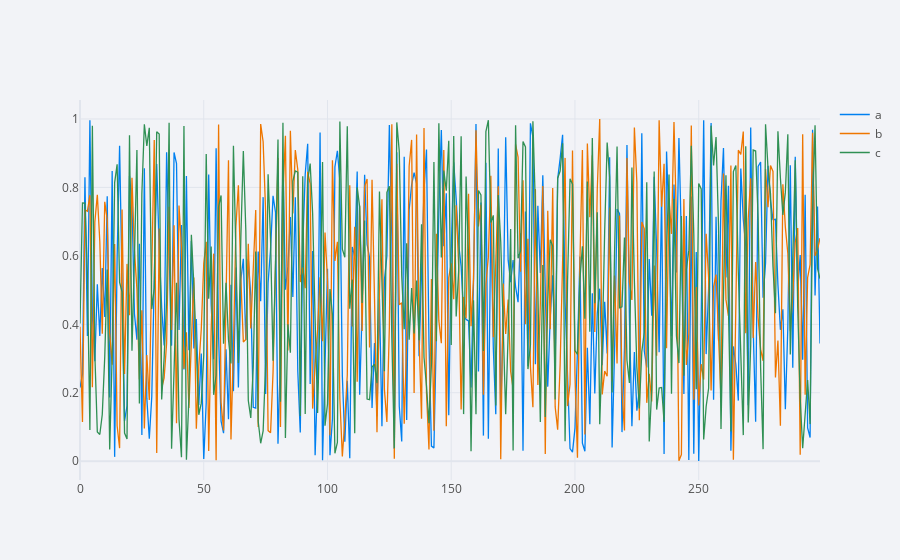

Notebook code cell kept with this figure:
### Code cell
df3.iplot()

### Figure 1 — Plotly figure (JSON) as saved in the notebook; plotly's stock layout.template omitted (floating-point values rounded to 4 significant figures; data arrays with more than 128 entries replaced by an {"elided": "..."} marker saying what was removed)
{"data": [{"line": {"color": "rgba(0, 128, 240, 1.0)", "dash": "solid", "shape": "linear", "width": 1.3}, "mode": "lines", "name": "a", "text": "", "type": "scatter", "x": {"elided": "300 int values"}, "y": {"elided": "300 float values"}}, {"line": {"color": "rgba(238, 118, 0, 1.0)", "dash": "solid", "shape": "linear", "width": 1.3}, "mode": "lines", "name": "b", "text": "", "type": "scatter", "x": {"elided": "300 int values"}, "y": {"elided": "300 float values"}}, {"line": {"color": "rgba(48, 144, 84, 1.0)", "dash": "solid", "shape": "linear", "width": 1.3}, "mode": "lines", "name": "c", "text": "", "type": "scatter", "x": {"elided": "300 int values"}, "y": {"elided": "300 float values"}}], "layout": {"legend": {"bgcolor": "#F2F3F7", "font": {"color": "#505050"}}, "paper_bgcolor": "#F2F3F7", "plot_bgcolor": "#F2F3F7", "title": {"font": {"color": "#484848"}}, "xaxis": {"gridcolor": "#E1E5ED", "showgrid": true, "tickfont": {"color": "#505050"}, "title": {"font": {"color": "#505050"}, "text": ""}, "zerolinecolor": "#E1E5ED"}, "yaxis": {"gridcolor": "#E1E5ED", "showgrid": true, "tickfont": {"color": "#505050"}, "title": {"font": {"color": "#505050"}, "text": ""}, "zerolinecolor": "#E1E5ED"}}}
